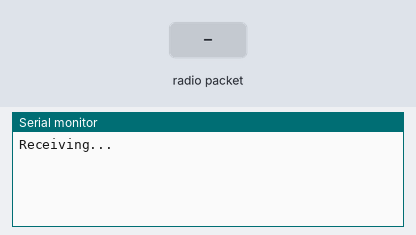
Simulated run of this sketch. Board: Arduino Mega 2560, built with avr-gcc and run on an emulated ATmega2560. On the bench: the last lines printed to the serial monitor. Inputs (shaded band) come from the test bench. No radio packets arrive unless stated.

Above: at 1.2 s.
1.3 s: radio packet "1" arrives
At 1.6 s:
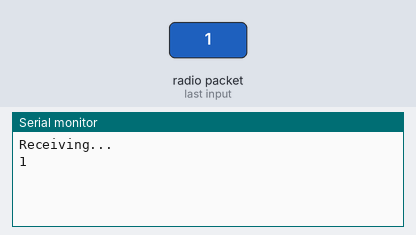
2.8 s: radio packet "0" arrives
At 4.0 s:
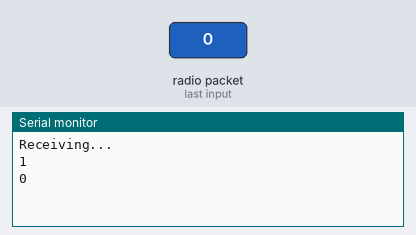
4.3 s: radio packet "2" arrives
At 5.1 s:
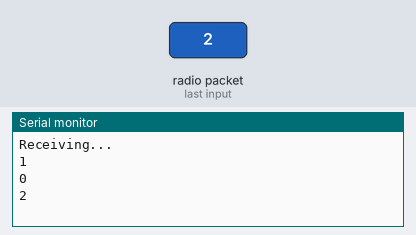

The sketch:

Receiver_WirelessText.ino
```cpp
//Ollie, 29/01/2025
//Practicing wireless communication using NRF24L01 module

//Code for Arduino MEGA receiver

//importing libraries---------------------------

//INSTALL LIBRARIES FROM: https://github.com/nRF24/RF24

#include <SPI.h>
#include <nRF24L01.h>
#include <RF24.h>

//--------------------------

//starting radio object of class RF24
RF24 radio(7, 8); //CE and CSN connected to digital pins 7 and 8 respectively

//channel/pipe address which RF24 modules agree to commuicate through (SAME ACROSS TRANSMITTER AND RECEIVER CODE)
const byte address[6] = "00001"; //This address can be any 5 charcter string e.g. "123AB"


void setup()
{

  Serial.begin(9600); //begin serial monitor at 9600 baud rate

  //beginning radio communication
  //radio.begin();
  if (! radio.begin()) {
    Serial.println("Failed to connect NRF");
    while (1);
  }
  //setting radio channel using previously defined channel address
  radio.openReadingPipe(0, address); //writing pipe because this is receiver code
  //setting power amplifier level. For this test setting to min, but if using higher value in robot to increase range consider adding bypass capacitor between +3.3V and GND to stabilise voltage
  radio.setPALevel(RF24_PA_MIN);
  //setting this module as the receiver:
  radio.startListening();

  //indicate radio communication from transmitter is about to begin
  Serial.println("Receiving...\n");

}

void loop()
{

  if(radio.available()) //if data has been received
  {
    char text[100]; //character array to hold incoming text
    radio.read(&text, sizeof(text)); //read the text received
    Serial.println(text); //print to serial monitor on a new line
  }

}
```

Measured:
- after the input at 1.3 s, the serial monitor: prints a new line at once (image 1)
- after the input at 2.8 s, the serial monitor: prints a new line at once (image 2)
- after the input at 4.3 s, the serial monitor: prints a new line at once (image 3)
